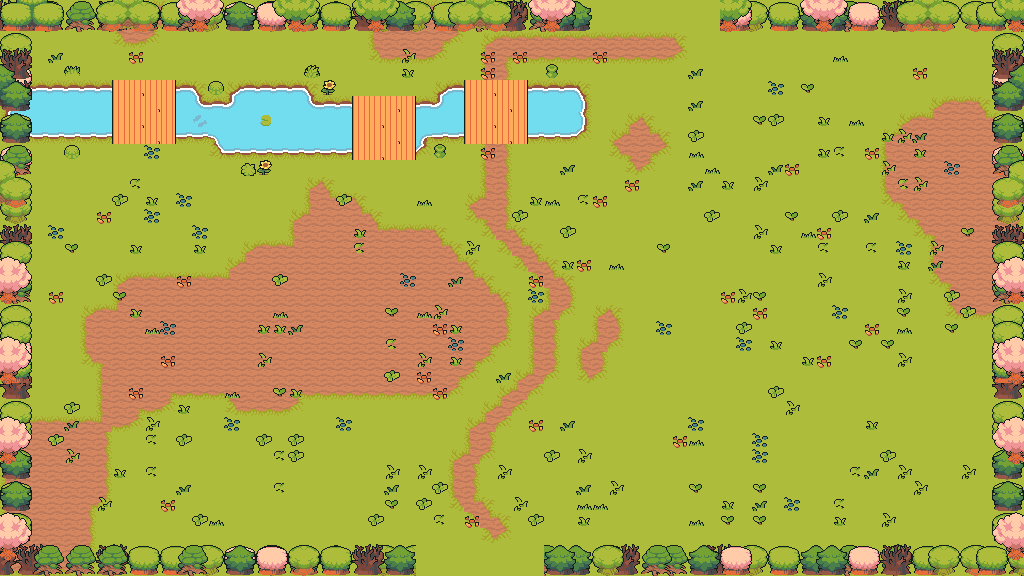

This game map was drawn from its Tiled (.tmx) file and the tilesets committed beside it. A one-line description and the trimmed map source follow:
An orthogonal 64x36 tile map with 16x16 px tiles, 9 tile layers (floor, ground, path, water, ...), 5 tilesets and 50 objects (23x prop, 18x obstacle, 6x spawn, 2x door, playerStart).

<map version="1.10" tiledversion="1.11.0" orientation="orthogonal" renderorder="right-down" width="64" height="36" tilewidth="16" tileheight="16" infinite="0" nextlayerid="11" nextobjectid="51">
 <properties>
    <property name="chapter" type="int" value="2" />
    <property name="room" type="int" value="13" />
    <property name="isBossRoom" type="bool" value="false" />
 </properties>
 <tileset firstgid="1" source="field.tsx" />
 <tileset firstgid="76" source="water.tsx" />
 <tileset firstgid="552" source="nature.tsx" />
 <tileset firstgid="1056" source="floordetail.tsx" />
 <tileset firstgid="1136" source="tilefloor.tsx" />
 <layer id="1" name="floor" width="64" height="36">
  <data>[2304 cells, 2304 non-empty, 1 distinct tile ids]</data>
 </layer>
 <layer id="2" name="ground" width="64" height="36">
  <data>[2304 cells, 491 non-empty, 13 distinct tile ids]</data>
 </layer>
 <layer id="3" name="path" width="64" height="36">
  <data>[2304 cells, 100 non-empty, 12 distinct tile ids]</data>
 </layer>
 <layer id="4" name="water" width="64" height="36">
  <data>[2304 cells, 154 non-empty, 15 distinct tile ids]</data>
 </layer>
 <layer id="5" name="bridge" width="64" height="36">
  <data>[2304 cells, 48 non-empty, 4 distinct tile ids]</data>
 </layer>
 <layer id="6" name="decor" width="64" height="36">
  <data>[2304 cells, 219 non-empty, 16 distinct tile ids]</data>
 </layer>
 <layer id="7" name="border-back" width="64" height="36">
  <data>[2304 cells, 302 non-empty, 28 distinct tile ids]</data>
 </layer>
 <layer id="8" name="border-mid" width="64" height="36">
  <data>[2304 cells, 288 non-empty, 28 distinct tile ids]</data>
 </layer>
 <layer id="9" name="border-front" width="64" height="36">
  <data>[2304 cells, 142 non-empty, 47 distinct tile ids]</data>
 </layer>
 <objectgroup id="10" name="objects">
  <object id="1" name="playerStart" x="480" y="272"><point /></object>
  <object id="2" name="spawn" x="648" y="192">
   <properties>
    <property name="role" value="caster" />
    <property name="wave" type="int" value="1" />
    <property name="elite" type="bool" value="false" />
   </properties>
  <point /></object>
  <object id="3" name="spawn" x="536" y="376">
   <properties>
    <property name="role" value="chaser" />
    <property name="wave" type="int" value="1" />
    <property name="elite" type="bool" value="false" />
   </properties>
  <point /></object>
  <object id="4" name="spawn" x="376" y="168">
   <properties>
    <property name="role" value="tank" />
    <property name="wave" type="int" value="2" />
    <property name="elite" type="bool" value="false" />
   </properties>
  <point /></object>
  <object id="5" name="spawn" x="432" y="408">
   <properties>
    <property name="role" value="chaser" />
    <property name="wave" type="int" value="2" />
    <property name="elite" type="bool" value="false" />
   </properties>
  <point /></object>
  <object id="6" name="spawn" x="648" y="264">
   <properties>
    <property name="role" value="caster" />
    <property name="wave" type="int" value="3" />
    <property name="elite" type="bool" value="false" />
   </properties>
  <point /></object>
  <object id="7" name="spawn" x="600" y="328">
   <properties>
    <property name="role" value="chaser" />
    <property name="wave" type="int" value="3" />
    <property name="elite" type="bool" value="false" />
   </properties>
  <point /></object>
  <object id="8" name="door" x="480" y="568"><point /></object>
  <object id="9" name="door" x="664" y="8"><point /></object>
  <object id="10" name="obstacle" x="0" y="544" width="416" height="32">
   <properties>
    <property name="kind" value="edge" />
   </properties>
  </object>
  <object id="11" name="obstacle" x="544" y="544" width="480" height="32">
   <properties>
    <property name="kind" value="edge" />
   </properties>
  </object>
  <object id="12" name="obstacle" x="0" y="0" width="592" height="32">
   <properties>
    <property name="kind" value="edge" />
   </properties>
  </object>
  <object id="13" name="obstacle" x="720" y="0" width="304" height="32">
   <properties>
    <property name="kind" value="edge" />
   </properties>
  </object>
  <object id="14" name="obstacle" x="0" y="32" width="32" height="512">
   <properties>
    <property name="kind" value="edge" />
   </properties>
  </object>
  <object id="15" name="obstacle" x="992" y="32" width="32" height="512">
   <properties>
    <property name="kind" value="edge" />
   </properties>
  </object>
  <object id="16" name="obstacle" x="256" y="32" width="32" height="128">
   <properties>
    <property name="kind" value="pit" />
   </properties>
  </object>
  <object id="17" name="obstacle" x="32" y="80" width="80" height="64">
   <properties>
    <property name="kind" value="pit" />
   </properties>
  </object>
  <object id="18" name="obstacle" x="176" y="80" width="32" height="64">
   <properties>
    <property name="kind" value="pit" />
   </properties>
  </object>
  <object id="19" name="obstacle" x="224" y="80" width="32" height="80">
   <properties>
    <property name="kind" value="pit" />
   </properties>
  </object>
  <object id="20" name="obstacle" x="288" y="80" width="32" height="80">
   <properties>
    <property name="kind" value="pit" />
   </properties>
  </object>
  <object id="21" name="obstacle" x="432" y="80" width="32" height="64">
   <properties>
    <property name="kind" value="pit" />
   </properties>
  </object>
  <object id="22" name="obstacle" x="528" y="80" width="64" height="64">
   <properties>
    <property name="kind" value="pit" />
   </properties>
  </object>
  <object id="23" name="obstacle" x="208" y="96" width="16" height="64">
   <properties>
    <property name="kind" value="pit" />
   </properties>
  </object>
  <object id="24" name="obstacle" x="320" y="96" width="32" height="64">
   <properties>
    <property name="kind" value="pit" />
   </properties>
  </object>
  <object id="25" name="obstacle" x="416" y="96" width="16" height="64">
   <properties>
    <property name="kind" value="pit" />
   </properties>
  </object>
  <object id="26" name="obstacle" x="352" y="448" width="16" height="48">
   <properties>
    <property name="kind" value="wall" />
   </properties>
  </object>
  <object id="27" name="obstacle" x="624" y="400" width="32" height="32">
   <properties>
    <property name="kind" value="pillar" />
   </properties>
  </object>
  <object id="28" name="prop" x="224" y="192" width="32" height="32">
   <properties>
    <property name="key" value="tree-green" />
   </properties>
  </object>
  <object id="29" name="prop" x="256" y="192" width="48" height="48">
   <properties>
    <property name="key" value="tree-big-orange" />
   </properties>
  </object>
  <object id="30" name="prop" x="240" y="224" width="32" height="32">
   <properties>
    <property name="key" value="tree-pine" />
   </properties>
  </object>
  <object id="31" name="prop" x="272" y="224" width="32" height="32">
   <properties>
    <property name="key" value="tree-round" />
   </properties>
  </object>
  <object id="32" name="prop" x="46" y="158" width="32" height="32">
   <properties>
    <property name="key" value="rock-boulder-gray" />
   </properties>
  </object>
  <object id="33" name="prop" x="448" y="192" width="16" height="16">
   <properties>
    <property name="key" value="flower-clover" />
   </properties>
  </object>
  <object id="34" name="prop" x="432" y="240" width="16" height="16">
   <properties>
    <property name="key" value="flower-red" />
   </properties>
  </object>
  <object id="35" name="prop" x="64" y="192" width="16" height="16">
   <properties>
    <property name="key" value="flower-red" />
   </properties>
  </object>
  <object id="36" name="prop" x="616" y="104" width="32" height="32">
   <properties>
    <property name="key" value="tree-green" />
   </properties>
  </object>
  </objectgroup>
</map>
<!-- 14 of 50 objects omitted -->
